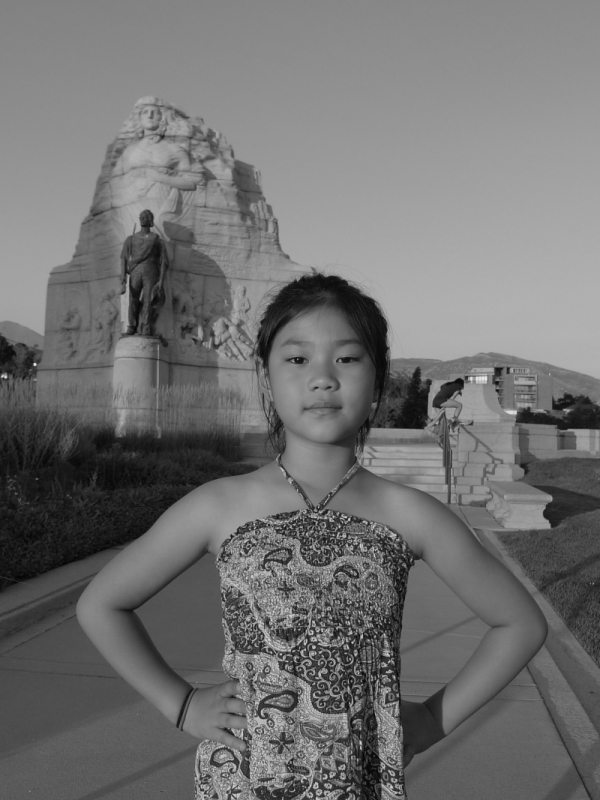
//> input picture OpenCV_4/result/jenny_gray.png, 600 x 800 px
$ ./1-iv   (built with g++ and OpenCV 4)
//> lines starting //> are read from the running program, lines starting //| are printed output that depends on the picture; after the words box and inside, x2 and y2 are one past the last pixel; in counts of white or black regions, pixels touching at a corner belong together
### OpenCV_4/Pixel.h
// Pixel.h: interface for the CPixel class.
//
//////////////////////////////////////////////////////////////////////

#include <opencv2/opencv.hpp>

typedef unsigned char BYTE;

class CPixel
{
public:
	CPixel();
	virtual ~CPixel();

	// 레벨별 명암 보기
	cv::Mat GS_makeGrayBand();

	// 명암 대비 보기
	cv::Mat GS_makeContrast();

	// 밝기 조절 - 덧셈/뺄셈
	cv::Mat GS_add_constant(cv::Mat src_image, int constant);

	// 두 영상간 덧셈
	cv::Mat GS_add_image(cv::Mat src_image1, cv::Mat src_image2);

	// 두 영상간 뺄셈
	cv::Mat GS_subtract_image(cv::Mat src_image1, cv::Mat src_image2);

	// 명암 대비 조절 - 곱셈
	cv::Mat GS_multiple_constant(cv::Mat src_image, double scale);

	// 명암 대비 조절 - 나눗셈
	cv::Mat GS_divide_constant(cv::Mat src_image, double scale);

	// 밝기 조절 + 명암 대비 조절
	cv::Mat GS_basic_contrast_brightness(cv::Mat src_image, double contrast, int brightness);

	// 선형 결합
	cv::Mat GS_blending_effect(cv::Mat src_image1, cv::Mat src_image2, double alpha);

	// 명암도 영상의 히스토그램 생성.
	cv::Mat GS_imhist(cv::Mat img, int max_length = 256);

	// 히스토그램 평활화
	cv::Mat GS_histeq(cv::Mat src_image);

	// 히스토그램 데이터를 로그 창에 출력
	void GS_view_hist_data(cv::Mat src_image);

	// 룩업 테이블을 이용한 밝기 조절 + 명암 대비 조절
	cv::Mat GS_LUT_basic_contrast_brightness(cv::Mat src_image, double contrast, int brightness);

	// 주어진 조건에 의한 이진 영상 변환
	cv::Mat GS_threshold(cv::Mat src_image, double thresh, int threshold_type);
	cv::Mat GS_threshold(cv::Mat src_image, double thresh, double max_value, int threshold_type);

	// 적응적 경계값 설정에 의한 이진 영상 변환
	cv::Mat GS_adaptive_threshold(cv::Mat src_image, double max_value,
		int adaptive_method, int threshold_type,
		int block_size = 3, double C = 5);

	// 이진 영상에서의 논리 연산 - 논리 연산(logical operator) 사용
	cv::Mat GS_binary_logic(cv::Mat src_image1, cv::Mat src_image2, int logic_method);

	// 이진 영상을 명암도 영상으로 변환
	cv::Mat GS_binary2gray(cv::Mat src_image);

	// 명암도 영상에서의 논리 연산 - 비트 연산자(bitwise operator) 사용
	cv::Mat GS_gray_logic(cv::Mat src_image1, cv::Mat src_image2, int logic_method);
};

### OpenCV_4/Color.h
// Color.h: interface for the CColor class.
//
//////////////////////////////////////////////////////////////////////

#include<opencv2/opencv.hpp>

#if !defined(AFX_COLOR_H__51E6F4C5_45B6_440E_8240_FCFF2CFD7CAC__INCLUDED_)
#define AFX_COLOR_H__51E6F4C5_45B6_440E_8240_FCFF2CFD7CAC__INCLUDED_

#if _MSC_VER > 1000
#pragma once
#endif // _MSC_VER > 1000

class CColor
{
public:
	CColor();
	virtual ~CColor();

	// RGB 컬러 공간 분리, 만약에 명암도 영상이면 각 채널에 할당함.
	void GS_splitRGB(cv::Mat rgb_image, cv::Mat* rgb);

	// RGB 채널을 조합하여 하나의 RGB 컬러 공간으로 반환한다.
	cv::Mat GS_compositeRGB(cv::Mat* rgb);

	// RGB 컬러 공간을 HSV 컬러 공간으로 변환한다.
	void GS_rgb2hsv(cv::Mat* rgb, cv::Mat* hsv);

	// HSV 컬러 공간을 RGB 컬러 공간으로 변환한다.
	void GS_hsv2rgb(cv::Mat* hsv, cv::Mat* rgb);

	// RGB 컬러 공간을 YCbCr 컬러 공간으로 변환한다.
	void GS_rgb2ycbcr(cv::Mat* rgb, cv::Mat* yCbCr);

	// YCbCr 컬러 공간을 RGB 컬러 공간으로 변환한다.
	void GS_ycbcr2rgb(cv::Mat* YCbCr, cv::Mat* rgb);

	// 주어진 code에 따라 컬러 공간 변환한 후, 각 채널을 분리하여 반환한다.
	void GS_cvtColor(cv::Mat* src, cv::Mat* dst, int codes);

	// 컬러 공간을 명암도 영상으로 변환
	cv::Mat GS_rgb2gray(cv::Mat rgb_image);

	// 컬러 영상 -> 채널 분리
	void SplitRGB(cv::Mat color_image,	/* 원본 RGB 영상 */
		cv::Mat* rgb);		/* bgr 채널 배열 */
};

#endif // !defined(AFX_COLOR_H__51E6F4C5_45B6_440E_8240_FCFF2CFD7CAC__INCLUDED_)

### OpenCV_4/Util.h
// Util.h: interface for the CUtil class.
//
//////////////////////////////////////////////////////////////////////

#include <opencv2/opencv.hpp>

#if !defined(AFX_UTIL_H__3C7854E7_4EA2_4780_A97B_BBBEF2566DD6__INCLUDED_)
#define AFX_UTIL_H__3C7854E7_4EA2_4780_A97B_BBBEF2566DD6__INCLUDED_

#if _MSC_VER > 1000
#pragma once
#endif // _MSC_VER > 1000

class CUtil
{
public:
	CUtil();
	virtual ~CUtil();

	// 영상 데이터 초기화
	cv::Mat GS_createImage(cv::Size size, int nChannels);
	// [6 lines left out: function GS_createImage, not called in this run]

	// 지정한 크기 기준으로, 가로의 길이가 4의 배수에 맞게 축소/확대
	cv::Mat GS_resizeForBitmap(int resize_height, int resize_width, cv::Mat image);

	// IplImage를 HBITMAP으로 변환
	//HBITMAP GS_IplImage2Bitmap(IplImage *image);

	// cv::Mat을 OpenCV의 HighGUI와 연계하여 보기
	void GS_viewMatImage(char* title, cv::Mat image);

	// 클램핑
	int GS_clamping(int var);
	int GS_clamping(float var);
	int GS_clamping(double var);

	// 1차원 메모리 할당
	float* GS_floatAlloc1D(int length);

	// 할당한 1차원 메모리 해제
	void GS_free1D(float* data);

	// 2차원 메모리 할당
	float** GS_floatAlloc2D(int height, int width);
	double** GS_doubleAlloc2D(int height, int width);

	// 할당한 2차원 메모리 해제
	void GS_free2D(float** data, int length);
	void GS_free2D(double** data, int length);

	// 2차원을 1차원으로 변환
	float* GS_toSingleArray(float** data, int height, int width);

	// Wirth sort : not recurisive sorting algorithm by N. Devilard from N. Wirth's book
	//BYTE GS_writh_sort(BYTE *data, int length);

	// Quick Select
	//BYTE GS_quick_select(BYTE *data, int length);

	// swap
	//void GS_SWAP(BYTE *data, int x, int y);

	// quick sort
	//void GS_quick_sort(BYTE *data, int left, int right);

	// 해당 영상의 IplImage에서 명암도 공간을 2차원 배열로 가져온다.
	//void GS_getGrayFromIplImage(IplImage *src_image, BYTE ***gray, int *height, int *width);

	// BYTE, double 타입의 명암도 공간인 2차원 배열을 mat으로 변환한다.
	cv::Mat GS_gray2Mat(double** gray, int height, int width);

	// 해당 영상의 IplImage에서 RGB 컬러 공간을 2차원 배열로 가져온다.
	//void GS_getColorFromIplImage(IplImage *src_image, BYTE ***red, BYTE ***green, BYTE ***blue, int *height, int *width);

	// double 타입의 컬러 공간인 2차원 배열을 cv::Mat으로 변환한다.
	cv::Mat GS_color2Mat(double** image1, double** image2, double** image3, int height, int width);
};

#endif // !defined(AFX_UTIL_H__3C7854E7_4EA2_4780_A97B_BBBEF2566DD6__INCLUDED_)

### OpenCV_4/Edge.h
// Edge.h: interface for the CEdge class.
//
//////////////////////////////////////////////////////////////////////

#include<opencv2/opencv.hpp>

#if !defined(AFX_EDGE_H__F2A61D84_5347_4099_AEA6_2061F2B32778__INCLUDED_)
#define AFX_EDGE_H__F2A61D84_5347_4099_AEA6_2061F2B32778__INCLUDED_

#if _MSC_VER > 1000
#pragma once
#endif // _MSC_VER > 1000

class CEdge
{
public:
	CEdge();
	virtual ~CEdge();

	// 소벨 에지 추출 : 마스크(3x3)
	cv::Mat GS_sobel_edge(cv::Mat src_image, int method = 2);

	// 소벨 에지 추출 : cv::Sobel() 함수 이용
	cv::Mat GS_sobel_edge_Sobel(cv::Mat src_image, int method = 2);

	// 소벨 에지 추출 : 마스크(7x7)
	cv::Mat GS_sobel_edge_7x7(cv::Mat src_image, int method = 2);

	// 소벨 에지 추출 : 대각선
	cv::Mat GS_sobel_diagonal_edge(cv::Mat src_image, int method = 2);

	// 프리윗 에지 추출
	cv::Mat GS_prewitt_edge(cv::Mat src_image, int method = 2);

	// 프레이첸 에지 추출
	cv::Mat GS_freichen_edge(cv::Mat src_image, int method = 2);

	// 서터캐스틱 에지 추출
	cv::Mat GS_stochastic_Edge(cv::Mat src_image, int method = 2);

	// 로버츠 에지 추출
	cv::Mat GS_roberts_edge(cv::Mat src_image, int method = 2);

	// 라플라시안 에지 추출 : 마스크
	cv::Mat GS_laplacian_edge(cv::Mat src_image, int method = 1);

	// 라플라시안 에지 추출 : cv::Laplacian() 함수 이용
	cv::Mat GS_laplacian_edge_Laplacian(cv::Mat src_image);

	// 라플라시안 샤프닝
	cv::Mat GS_laplacian_sharpening(cv::Mat src_image, int method = 1);

	double** GS_get_LoG_mask(double sigma, int* mask_height, int* mask_width);
	double GS_get_LoG_formular(double x, double sigma);
	double norm(double x, double y);
	double GS_get_distance(double a, double b, double c, double d);
	double gauss(double x, double sigma);

	// 캐니 에지 추출
	cv::Mat GS_canny_edge(cv::Mat src_image, double sigma, int threshold, int method);

	// 캐니 에지 추출 : cv::Canny() 함수 이용
	cv::Mat GS_canny_edge_Canny(cv::Mat src_image, double low_threshold = 50.0, double high_threshold = 100.0);

};
#endif // !defined(AFX_EDGE_H__F2A61D84_5347_4099_AEA6_2061F2B32778__INCLUDED_)

### OpenCV_4/Util.cpp
/*
* Util.cpp : 유틸리티 관련 클래스
* Modified by Lee, Moon-Ho (conv2@korea.com)
* Last Modified : 2006/11/16
*/

#include "Util.h"

#ifdef _DEBUG
#undef THIS_FILE
static char THIS_FILE[] = __FILE__;
#define new DEBUG_NEW
#endif

//////////////////////////////////////////////////////////////////////
// Construction/Destruction
//////////////////////////////////////////////////////////////////////

CUtil::CUtil()
{

}

CUtil::~CUtil()
{

}


// 2차원을 1차원으로 변환
// [73 lines left out: functions GS_toSingleArray, GS_floatAlloc2D, GS_doubleAlloc2D, GS_free2D, GS_free2D, GS_floatAlloc1D and 1 more, not called in this run]

cv::Mat CUtil::GS_createImage(cv::Size size, int nChannels)
{
	uchar type = ((nChannels - 1) << 3) + 0;
	cv::Mat dst_image = cv::Mat(size, type);
	return dst_image;
}

// 지정한 크기 기준으로, 가로의 길이가 4의 배수에 맞게 축소/확대
// [116 lines left out: functions GS_resizeForBitmap, GS_viewMatImage, GS_clamping, GS_clamping, GS_clamping, GS_gray2Mat and 1 more, not called in this run]

### OpenCV_4/Edge.cpp
// Edge.cpp: implementation of the CEdge class.
//
//////////////////////////////////////////////////////////////////////

#include "Edge.h"
#include "Util.h"
#include "Filter.h"

#ifdef _DEBUG
#undef THIS_FILE
static char THIS_FILE[] = __FILE__;
#define new DEBUG_NEW
#endif

//////////////////////////////////////////////////////////////////////
// Construction/Destruction
//////////////////////////////////////////////////////////////////////

CEdge::CEdge()
{

}

CEdge::~CEdge()
{

}

// 캐니 에지 추출 : Canny() 함수 이용  (Extraction canny edge : using cv::Canny())
cv::Mat CEdge::GS_canny_edge_Canny(cv::Mat src_image, double low_threshold, double high_threshold)
{
	CUtil cUtil;

	// 초기화 (Initialization)
	cv::Mat dst_image = cUtil.GS_createImage(src_image.size(), src_image.channels());
	if (dst_image.channels() != 1) return dst_image;

	//
	cv::Mat canny_edge = dst_image.clone();

	// (1) Canny() 함수 수행시는 src_image와 dst_image의 depth는 같아야 함. (depth of src_image and dst_image shoud be the same in Canny())
	// (2) low_threshold, high_threshold는 Edge linking 처리하기 위한 값.(low_threshold, high_threshold are for Edge linking processing)
	cv::Canny(src_image, canny_edge, low_threshold, high_threshold, 3);
	cv::convertScaleAbs(canny_edge, dst_image, 1, 0);

	return dst_image;
}

// 캐니 에지 추출 (Extraction canny edg)
// [741 lines left out: functions GS_canny_edge, GS_get_LoG_mask, GS_get_LoG_formular, norm, GS_get_distance, gauss and 11 more, not called in this run]

### OpenCV_4/1-iv.cpp
#include <opencv2/opencv.hpp>
#include "Edge.h"

using namespace cv;

int main()
{
	Mat jenny_gray = imread("result/jenny_gray.png", 0); // jenny_gray.png 이미지 로드
//> jenny_gray is the input picture: 800 rows x 600 cols, CV_8UC1; min 4, max 241, mean 112.8
	Mat rice_gray = imread("result/rice_gray.png", 0); // rice_gray.png 이미지 로드
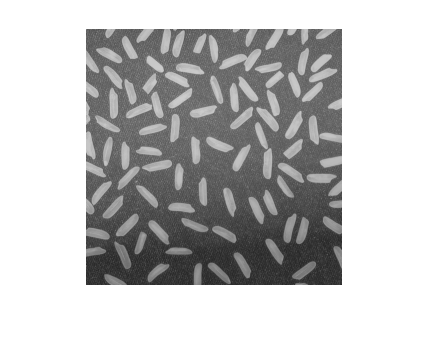
//> input picture OpenCV_4/result/rice_gray.png, 430 x 349 px
//> rice_gray is the input picture: 349 rows x 430 cols, CV_8UC1; min 40, max 255, mean 192.2

	CEdge cedge; // 제공되는 여러 함수를 사용하기 위한 CEdge 객체 생성

	Mat result; // Output 이미지들을 저장하기 위한 Mat 변수

	result = cedge.GS_canny_edge_Canny(jenny_gray); // canny edge 적용
//> in GS_canny_edge_Canny, `cv::Canny(src_image, canny_edge, low_threshold, high_threshold, 3);`:
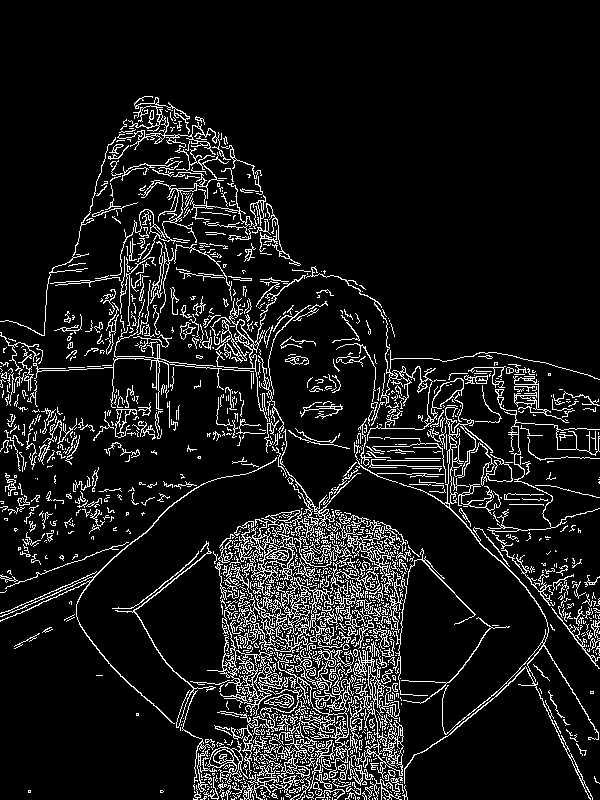
//> canny_edge: 800 rows x 600 cols, CV_8UC1; 9.8% white in thin lines or dots, all inside (x1, y1, x2, y2) = (0, 96, 600, 800)

	imshow("result", result); // 이미지 출력
	imwrite("result/jenny_canny.png", result); // 이미지 저장

	waitKey(); // Output 이미지를 관찰하기 위해 별도의 입력이 있을 때까지 기다린다.

	result = cedge.GS_canny_edge_Canny(rice_gray); // canny edge 적용
//> call 2 of GS_canny_edge_Canny, with low_threshold = 50, high_threshold = 100
//> in GS_canny_edge_Canny (call 2), `cv::Canny(src_image, canny_edge, low_threshold, high_threshold, 3);`:
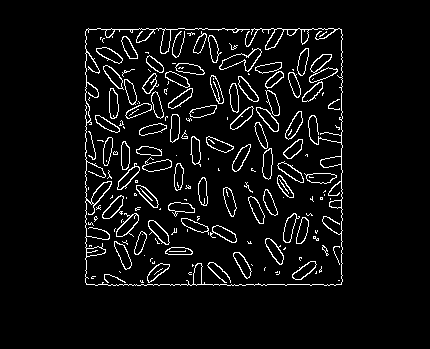
//> canny_edge: 349 rows x 430 cols, CV_8UC1; 5.5% white in thin lines or dots, all inside (x1, y1, x2, y2) = (85, 28, 343, 286)

	imshow("result", result); // 이미지 출력
	imwrite("result/rice_canny.png", result); // 이미지 저장

	waitKey(); // Output 이미지를 관찰하기 위해 별도의 입력이 있을 때까지 기다린다.

	return 0;
}
